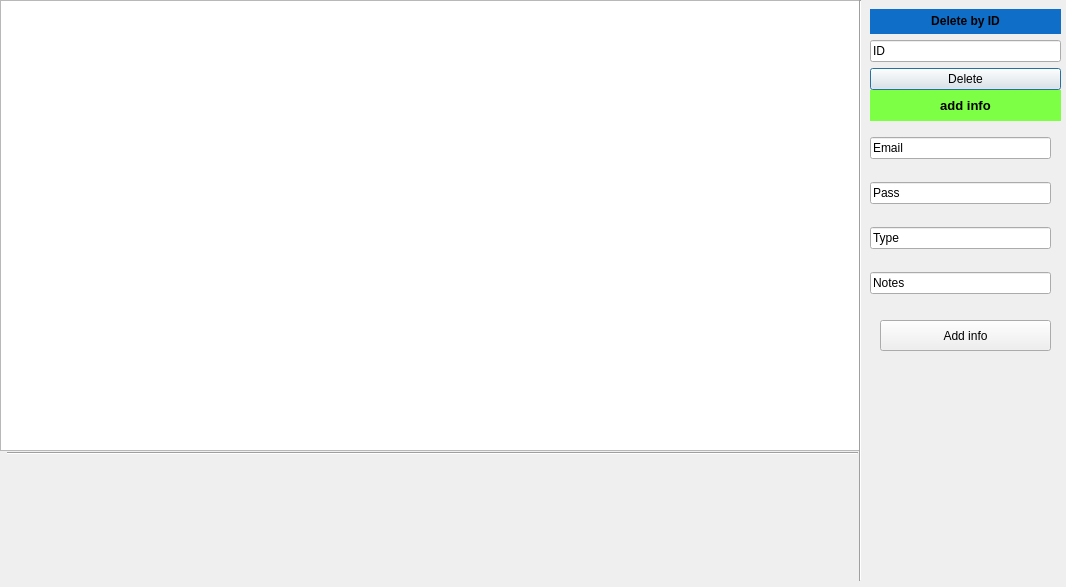
<?xml version="1.0" encoding="UTF-8"?>
<ui version="4.0">
 <class>Dialog</class>
 <widget class="QDialog" name="Dialog">
  <property name="geometry">
   <rect>
    <x>0</x>
    <y>0</y>
    <width>1066</width>
    <height>587</height>
   </rect>
  </property>
  <property name="windowTitle">
   <string>Dialog</string>
  </property>
  <widget class="QTableView" name="tableView">
   <property name="geometry">
    <rect>
     <x>0</x>
     <y>0</y>
     <width>861</width>
     <height>451</height>
    </rect>
   </property>
  </widget>
  <widget class="Line" name="line">
   <property name="geometry">
    <rect>
     <x>850</x>
     <y>0</y>
     <width>20</width>
     <height>581</height>
    </rect>
   </property>
   <property name="orientation">
    <enum>Qt::Vertical</enum>
   </property>
  </widget>
  <widget class="Line" name="line_2">
   <property name="geometry">
    <rect>
     <x>7</x>
     <y>443</y>
     <width>851</width>
     <height>20</height>
    </rect>
   </property>
   <property name="orientation">
    <enum>Qt::Horizontal</enum>
   </property>
  </widget>
  <widget class="QWidget" name="gridLayoutWidget">
   <property name="geometry">
    <rect>
     <x>870</x>
     <y>120</y>
     <width>181</width>
     <height>191</height>
    </rect>
   </property>
   <layout class="QGridLayout" name="gridLayout">
    <item row="2" column="0">
     <widget class="QLineEdit" name="lineEdit_2">
      <property name="text">
       <string>Type</string>
      </property>
     </widget>
    </item>
    <item row="3" column="0">
     <widget class="QLineEdit" name="lineEdit_5">
      <property name="text">
       <string>Notes</string>
      </property>
     </widget>
    </item>
    <item row="1" column="0">
     <widget class="QLineEdit" name="lineEdit_4">
      <property name="text">
       <string>Pass</string>
      </property>
     </widget>
    </item>
    <item row="0" column="0">
     <widget class="QLineEdit" name="lineEdit_3">
      <property name="text">
       <string>Email</string>
      </property>
     </widget>
    </item>
   </layout>
  </widget>
  <widget class="QWidget" name="gridLayoutWidget_2">
   <property name="geometry">
    <rect>
     <x>870</x>
     <y>9</y>
     <width>191</width>
     <height>81</height>
    </rect>
   </property>
   <layout class="QGridLayout" name="gridLayout_2">
    <item row="1" column="0">
     <widget class="QLineEdit" name="lineEdit">
      <property name="text">
       <string>ID</string>
      </property>
      <property name="maxLength">
       <number>32782</number>
      </property>
     </widget>
    </item>
    <item row="2" column="0">
     <widget class="QPushButton" name="pushButton">
      <property name="text">
       <string>Delete</string>
      </property>
      <property name="checkable">
       <bool>false</bool>
      </property>
      <property name="default">
       <bool>true</bool>
      </property>
      <property name="flat">
       <bool>false</bool>
      </property>
     </widget>
    </item>
    <item row="0" column="0">
     <widget class="QLabel" name="label">
      <property name="font">
       <font>
        <pointsize>13</pointsize>
        <weight>75</weight>
        <italic>false</italic>
        <bold>true</bold>
        <underline>false</underline>
        <strikeout>false</strikeout>
       </font>
      </property>
      <property name="autoFillBackground">
       <bool>false</bool>
      </property>
      <property name="styleSheet">
       <string notr="true">background-color: rgb(15, 111, 200)</string>
      </property>
      <property name="text">
       <string>&lt;html&gt;&lt;head/&gt;&lt;body&gt;&lt;p align=&quot;center&quot;&gt;&lt;span style=&quot; font-size:9pt;&quot;&gt;Delete by ID&lt;/span&gt;&lt;/p&gt;&lt;/body&gt;&lt;/html&gt;</string>
      </property>
     </widget>
    </item>
   </layout>
  </widget>
  <widget class="QLabel" name="label_2">
   <property name="geometry">
    <rect>
     <x>870</x>
     <y>90</y>
     <width>191</width>
     <height>31</height>
    </rect>
   </property>
   <property name="styleSheet">
    <string notr="true">background-color:rgb(125, 255, 69)</string>
   </property>
   <property name="text">
    <string>&lt;html&gt;&lt;head/&gt;&lt;body&gt;&lt;p align=&quot;center&quot;&gt;&lt;span style=&quot; font-size:10pt; font-weight:600;&quot;&gt;add info&lt;/span&gt;&lt;/p&gt;&lt;/body&gt;&lt;/html&gt;</string>
   </property>
  </widget>
  <widget class="QPushButton" name="pushButton_2">
   <property name="geometry">
    <rect>
     <x>880</x>
     <y>320</y>
     <width>171</width>
     <height>31</height>
    </rect>
   </property>
   <property name="text">
    <string>Add info</string>
   </property>
  </widget>
 </widget>
 <resources/>
 <connections/>
</ui>
